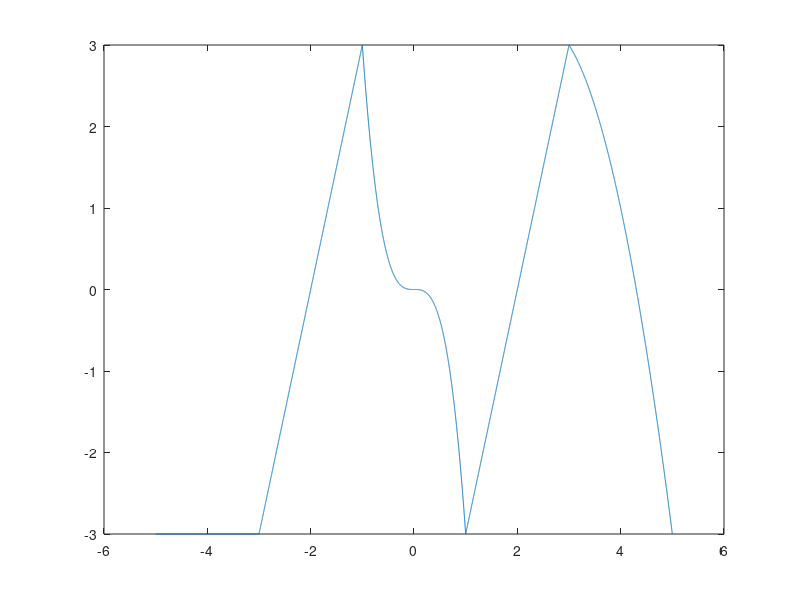

The MATLAB source for this figure:
dt=0.001;
t1=-5:dt:-3-dt; x1=0*t1-3;
t2=-3:dt:-1-dt; x2=3*t2+6;
t3=-1:dt:1-dt; x3=-3*t3.^3;
t4=1:dt:3-dt; x4=3*t4-6;
t5=3:dt:5-dt; x5=-t5.^2+5*t5-3;
t=[t1 t2 t3 t4 t5]; x=[x1 x2 x3 x4 x5]; plot(t, x)
